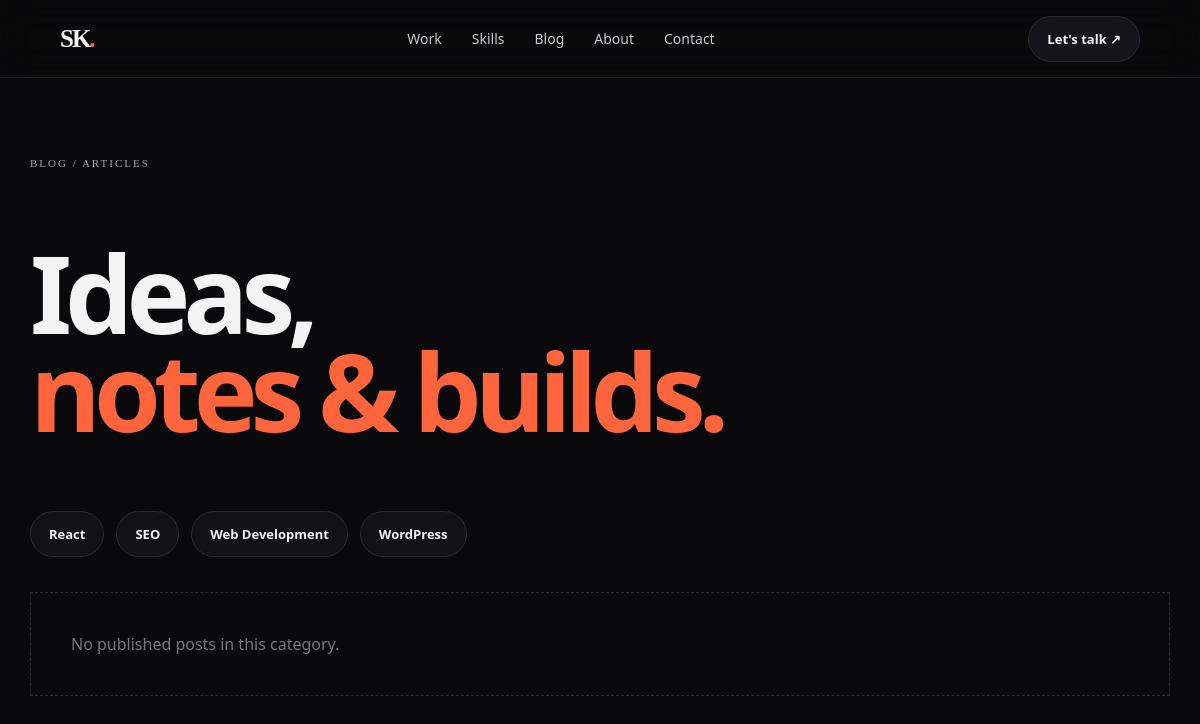
/blog/index.php, run on the app's committed database.
### tables this page shows
CREATE TABLE IF NOT EXISTS categories(id INT UNSIGNED AUTO_INCREMENT PRIMARY KEY,name VARCHAR(120) NOT NULL,slug VARCHAR(160) NOT NULL UNIQUE,created_at TIMESTAMP DEFAULT CURRENT_TIMESTAMP);

### config.php (called while the page is built, shortened)
<?php
function db():PDO{static $p; if(!$p)$p=new PDO('mysql:host='.DB_HOST.';dbname='.DB_NAME.';charset=utf8mb4',DB_USER,DB_PASS,[PDO::ATTR_ERRMODE=>PDO::ERRMODE_EXCEPTION,PDO::ATTR_DEFAULT_FETCH_MODE=>PDO::FETCH_ASSOC,PDO::ATTR_EMULATE_PREPARES=>false]);return $p;}
function e(mixed $v):string{return htmlspecialchars((string)$v,ENT_QUOTES,'UTF-8');}

### blog/index.php (the view)
<?php require __DIR__.'/../config.php';$cat=trim($_GET['category']??'');$cats=db()->query('SELECT * FROM categories ORDER BY name')->fetchAll();if($cat){$st=db()->prepare("SELECT p.*,c.name category_name FROM posts p LEFT JOIN categories c ON c.id=p.category_id WHERE p.status='published' AND c.slug=? ORDER BY COALESCE(p.published_at,p.created_at) DESC");$st->execute([$cat]);$posts=$st->fetchAll();}else{$posts=db()->query("SELECT p.*,c.name category_name FROM posts p LEFT JOIN categories c ON c.id=p.category_id WHERE p.status='published' ORDER BY COALESCE(p.published_at,p.created_at) DESC")->fetchAll();}?><!doctype html><html><head><meta charset="utf-8"><meta name="viewport" content="width=device-width,initial-scale=1"><title>Blog — <?=e(setting('site_name'))?></title><meta name="description" content="Articles by <?=e(setting('site_name'))?>"><link rel="stylesheet" href="../assets/style.css"></head><body><header class="nav"><a class="logo" href="../">SK<span>.</span></a><nav><a href="../#work">Work</a><a href="../#skills">Skills</a><a href="./">Blog</a><a href="../#about">About</a><a href="../#contact">Contact</a></nav><a class="nav-cta" href="../#contact">Let's talk ↗</a></header><main class="section" style="padding-top:150px"><span class="label">BLOG / ARTICLES</span><h1 style="font-size:clamp(55px,9vw,110px);letter-spacing:-7px;line-height:.9">Ideas,<br><em>notes & builds.</em></h1><div class="actions" style="margin:35px 0"><?php foreach($cats as $c):?><a class="btn ghost" href="?category=<?=e($c['slug'])?>"><?=e($c['name'])?></a><?php endforeach;?></div><div class="post-grid"><?php foreach($posts as $p):?><a class="post-card" href="post.php?slug=<?=e($p['slug'])?>"><div class="post-image" style="background-image:url('../<?=e($p['image_url']??'')?>')"></div><small><?=e($p['category_name']?:'Article')?></small><h3><?=e($p['title'])?></h3><p><?=e($p['excerpt'])?></p><span>Read article ↗</span></a><?php endforeach;?><?php if(!$posts):?><div class="empty">No published posts in this category.</div><?php endif;?></div></main></body></html>

### assets/style.css (style rules this page uses)
:root { --bg:#09090b;--panel:#111114;--panel2:#17171b;--line:#29292f;--text:#f4f4f5;--muted:#a1a1aa;--accent:#ff653d;--max:1240px }
* { box-sizing:border-box }
html { scroll-behavior:smooth }
body { margin:0;background:var(--bg);color:var(--text);font-family:Manrope,system-ui,sans-serif;overflow-x:hidden }
a { color:inherit;text-decoration:none }
.nav { position:fixed;z-index:20;top:0;left:0;right:0;height:78px;display:flex;align-items:center;justify-content:space-between;padding:0 5vw;background:rgba(9,9,11,.78);backdrop-filter:blur(18px);border-bottom:1px solid rgba(255,255,255,.07) }
.logo { font:700 25px 'DM Mono';letter-spacing:-2px }
.logo span,.contact-bg span,em { color:var(--accent);font-style:normal }
.nav nav { display:flex;gap:30px;color:#c9c9cf;font-size:14px }
.nav-cta,.btn { border:1px solid var(--line);padding:13px 18px;border-radius:999px;font-weight:700;font-size:13px }
.nav-cta { background:#151519 }
.eyebrow,.label { font:500 11px 'DM Mono';letter-spacing:2px;color:#a7a7af }
.actions { display:flex;gap:12px;margin-top:35px }
.btn { display:inline-flex;gap:12px;align-items:center;justify-content:center;cursor:pointer }
.ghost { background:#121216 }
.section { max-width:var(--max);margin:auto;padding:150px 30px }
.post-grid { display:grid;grid-template-columns:repeat(3,1fr);gap:20px }
.empty { grid-column:1/-1;border:1px dashed var(--line);padding:40px;color:#777 }

### data on the page
categories: name "React"
categories: name "SEO"
categories: name "Web Development"
categories: name "WordPress"
